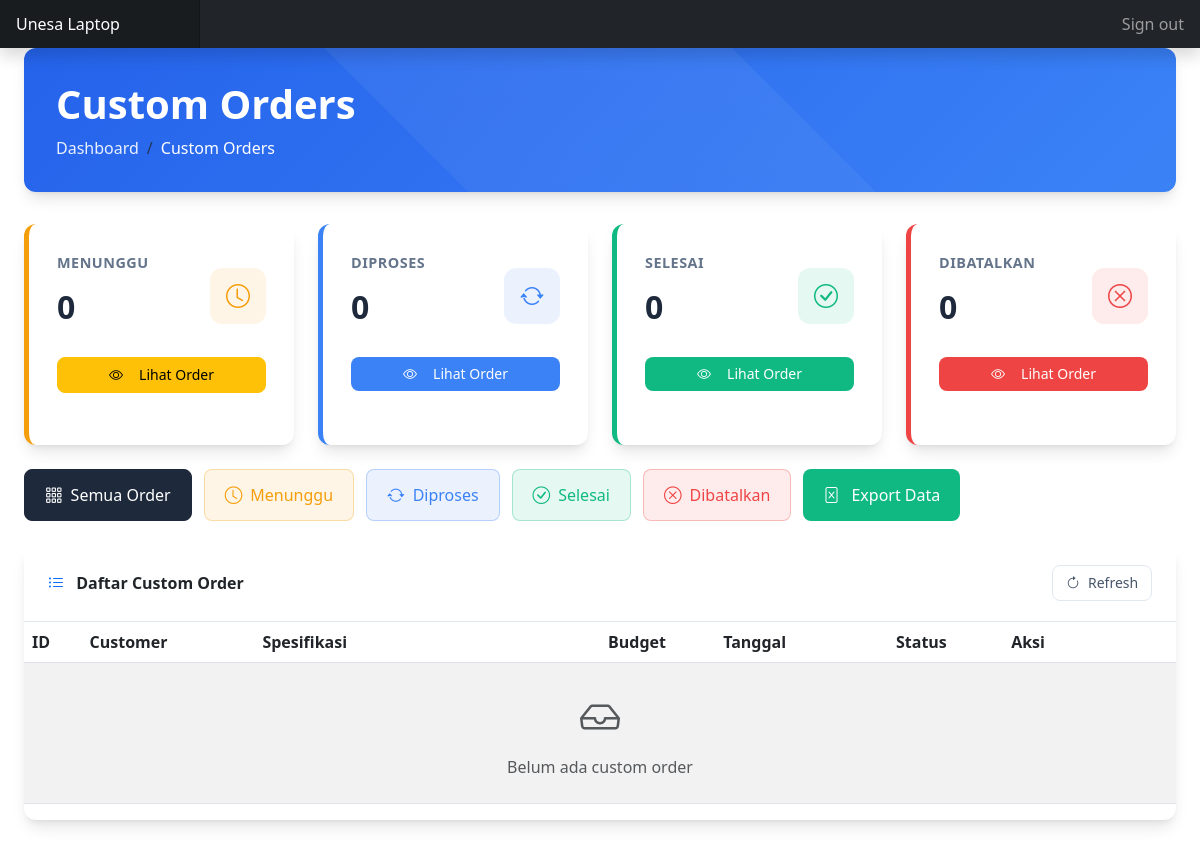
/admin/custom_orders/index.php (signed in), run on an earlier commit of the app's database.
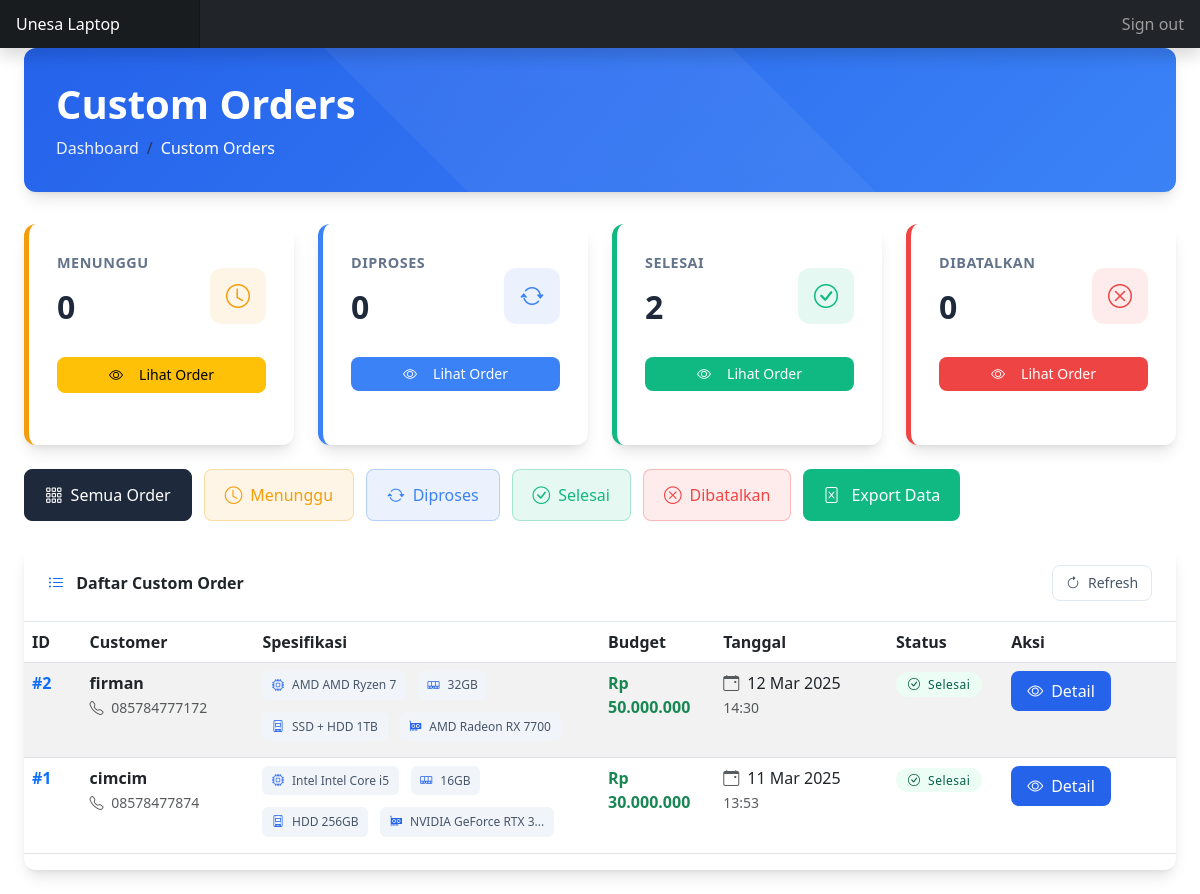
And on a later commit of the database.
### tables this page shows
CREATE TABLE `tb_custom_orders` (
  `order_id` int(11) NOT NULL,
  `user_id` int(11) NOT NULL,
  `ram` varchar(50) NOT NULL,
  `storage` varchar(100) NOT NULL,
  `processor` varchar(100) NOT NULL,
  `vga` varchar(100) NOT NULL,
  `screen_size` varchar(50) NOT NULL,
  `screen_type` varchar(100) NOT NULL,
  `operating_system` varchar(100) NOT NULL,
  `additional_specs` text DEFAULT NULL,
  `budget` int(11) NOT NULL,
  `status` enum('pending','processing','completed','cancelled') NOT NULL DEFAULT 'pending',
  `admin_notes` text DEFAULT NULL,
  `admin_id` int(11) DEFAULT NULL,
  `created_at` datetime NOT NULL DEFAULT current_timestamp(),
  `updated_at` datetime DEFAULT NULL ON UPDATE current_timestamp()
);

CREATE TABLE `tb_user` (
  `user_id` int(11) NOT NULL,
  `nama` varchar(255) NOT NULL,
  `password` varchar(255) NOT NULL,
  `alamat` longtext DEFAULT NULL,
  `telepon` varchar(15) DEFAULT NULL,
  `photo` varchar(255) DEFAULT NULL
);

### config/koneksi.php (called while the page is built, shortened)
<?php
$host = 'localhost';
$username = 'root';
$password = '';
$database = 'toko_db';
$conn = mysqli_connect($host, $username, $password, $database);
function query($query) {
    global $conn;
    $result = mysqli_query($conn, $query);
    $rows = [];
    if ($result) {
        while ($row = mysqli_fetch_assoc($result)) {
            $rows[] = $row;
        }
    } else {
        error_log("Query error: " . mysqli_error($conn));
    }
    return $rows;
}
?>

### admin/custom_orders/index.php (the view, shortened to what the changed rows need)
<?php
require_once '../../config/koneksi.php';
$status_filter = '';
if (isset($_GET['status']) && in_array($_GET['status'], ['pending', 'processing', 'completed', 'cancelled'])) {
    $status_filter = "WHERE co.status = '{$_GET['status']}'";
} else {
    $status_filter = "";
}
$query = "SELECT co.*, u.nama as user_name, u.telepon as user_phone
          FROM tb_custom_orders co
          JOIN tb_user u ON co.user_id = u.user_id
          $status_filter
          ORDER BY co.created_at DESC";
$custom_orders = query($query);
$count_completed = mysqli_fetch_assoc(mysqli_query($conn, "SELECT COUNT(*) as total FROM tb_custom_orders WHERE status = 'completed'"))['total'];
$status_labels = [
    'pending' => [
        'label' => 'Menunggu',
        'class' => 'bg-warning text-dark',
        'icon' => 'clock'
    ],
    'processing' => [
        'label' => 'Diproses',
        'class' => 'bg-info text-white',
        'icon' => 'arrow-repeat'
    ],
    'completed' => [
        'label' => 'Selesai',
        'class' => 'bg-success text-white',
        'icon' => 'check-circle'
    ],
    'cancelled' => [
        'label' => 'Dibatalkan',
        'class' => 'bg-danger text-white',
        'icon' => 'x-circle'
    ]
];
include_once '../includes/header.php';
?>
<div class="container-fluid px-4">
    <div class="page-header">
        <h1 class="mb-2 fw-bold">Custom Orders</h1>
    </div>
    <div class="row g-4 mb-4">
        <div class="col-xl-3 col-md-6">
            <div class="card stats-card completed h-100">
                <div class="card-body">
                    <div class="d-flex justify-content-between align-items-center">
                        <div>
                            <div class="stats-label">Selesai</div>
                            <div class="stats-value"><?= $count_completed ?></div>
                        </div>
                    </div>
                </div>
            </div>
        </div>
    </div>
    <div class="card mb-4">
        <div class="card-body">
            <div class="table-responsive">
                <table id="dataTable" class="table table-hover">
                    <thead>
                        <tr>
                            <th width="5%">ID</th>
                            <th width="15%">Customer</th>
                            <th width="30%">Spesifikasi</th>
                            <th width="10%">Budget</th>
                            <th width="15%">Tanggal</th>
                            <th width="10%">Status</th>
                            <th width="15%">Aksi</th>
                        </tr>
                    </thead>
                    <tbody>
                        <?php if (empty($custom_orders)) : ?>
                            <tr>
                                <td colspan="7" class="text-center py-4">
                                    <i class="bi bi-inbox fs-1 d-block mb-2 text-muted"></i>
                                    <span class="text-muted">Belum ada custom order</span>
                                </td>
                            </tr>
                        <?php else : ?>
                            <?php foreach ($custom_orders as $order) : ?>
                                <tr>
                                    <td>
                                        <span class="fw-bold text-primary">#<?= $order['order_id'] ?></span>
                                    </td>
                                    <td>
                                        <div class="fw-bold"><?= htmlspecialchars($order['user_name']) ?></div>
                                        <small class="text-muted">
                                            <i class="bi bi-telephone me-1"></i>
                                            <?= htmlspecialchars($order['user_phone']) ?>
                                        </small>
                                    </td>
                                    <td>
                                        <div class="mb-1">
                                            <span class="spec-badge">
                                                <i class="bi bi-cpu me-1"></i>
                                                <?= htmlspecialchars($order['processor']) ?>
                                            </span>
                                            <span class="spec-badge">
                                                <i class="bi bi-memory me-1"></i>
                                                <?= htmlspecialchars($order['ram']) ?>
                                            </span>
                                        </div>
                                        <div>
                                            <span class="spec-badge">
                                                <i class="bi bi-device-ssd me-1"></i>
                                                <?= htmlspecialchars($order['storage']) ?>
                                            </span>
                                            <span class="spec-badge">
                                                <i class="bi bi-gpu-card me-1"></i>
                                                <?= substr(htmlspecialchars($order['vga']), 0, 20) . (strlen($order['vga']) > 20 ? '...' : '') ?>
                                            </span>
                                        </div>
                                    </td>
                                    <td>
                                        <span class="fw-bold text-success">
                                            Rp <?= number_format($order['budget'], 0, ',', '.') ?>
                                        </span>
                                    </td>
                                    <td>
                                        <div>
                                            <i class="bi bi-calendar-event text-muted me-1"></i>
                                            <?= date('d M Y', strtotime($order['created_at'])) ?>
                                        </div>
                                        <small class="text-muted">
                                            <?= date('H:i', strtotime($order['created_at'])) ?>
                                        </small>
                                    </td>
                                    <td>
                                        <span class="badge <?= $status_labels[$order['status']]['class'] ?>">
                                            <i class="bi bi-<?= $status_labels[$order['status']]['icon'] ?> me-1"></i>
                                            <?= $status_labels[$order['status']]['label'] ?>
                                        </span>
                                    </td>
                                    <td>
                                        <a href="detail.php?id=<?= $order['order_id'] ?>" class="btn btn-primary btn-action">
                                            <i class="bi bi-eye"></i> Detail
                                        </a>
                                    </td>
                                </tr>
                            <?php endforeach; ?>
                        <?php endif; ?>
                    </tbody>
                </table>
            </div>
        </div>
    </div>
</div>
<?php include_once '../includes/footer.php'; ?>

What changed in the data, as far as the page shows it:
added tb_custom_orders: order_id "2", user.nama "firman", user.telepon "085784777172", processor "AMD AMD Ryzen 7", ram "32GB", storage "SSD + HDD 1TB", vga "AMD Radeon RX 7700", budget "50.000.000", created_at "12 Mar 2025", created_at "14:30", status "Selesai"
added tb_custom_orders: order_id "1", user.nama "cimcim", user.telepon "08578477874", processor "Intel Intel Core i5", ram "16GB", storage "HDD 256GB", vga "NVIDIA GeForce RTX 3", budget "30.000.000", created_at "11 Mar 2025", created_at "13:53", status "Selesai"
Also different on the page:
$count_completed: "0" → "2"
text no longer shown: "Belum ada custom order"
